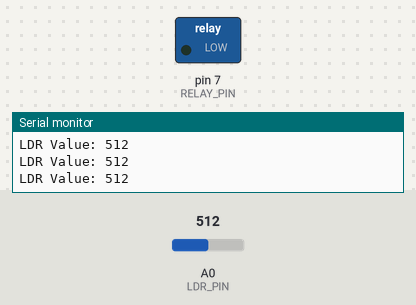
Bench run of a sketch on a simulated Arduino Uno, built with avr-gcc and run on an emulated ATmega328P. Shown: switched loads named in the sketch (green lamp = pin HIGH), the last lines printed to the serial monitor. Inputs (shaded band) come from the test bench; at power-on: A0 (LDR_PIN) = 512.

Above: at 1.3 s.
1.4 s: A0 (LDR_PIN) set to 485
At 1.8 s:
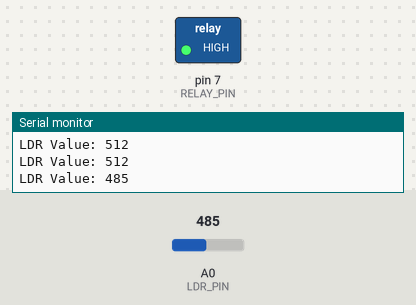
3.0 s: A0 (LDR_PIN) set to 510
At 4.1 s:
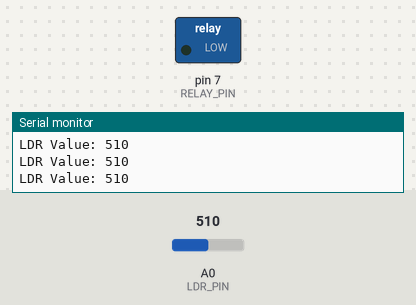
4.5 s: A0 (LDR_PIN) set to 490
At 5.3 s:
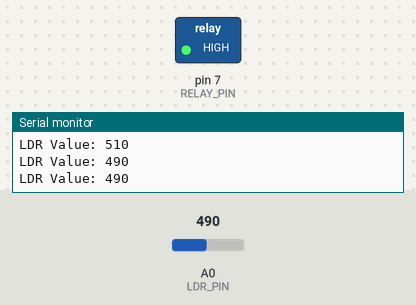
Timing chart, 0 to 7.5 s (numbered marks = the images above; inputs shaded):
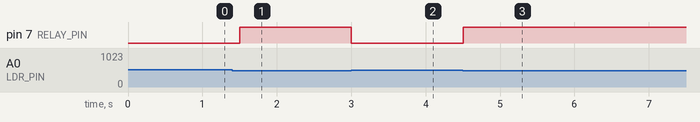

Measured:
- the behaviour switches between 500 and 499 on A0 (LDR_PIN) (found by bisection; images 0 and 1)
- after the input at 1.4 s, pin 7 (RELAY_PIN): LOW → HIGH after 0.10 s
- after the input at 3.0 s, pin 7 (RELAY_PIN): HIGH → LOW at once
- after the input at 4.5 s, pin 7 (RELAY_PIN): LOW → HIGH at once

The sketch:

LDR_and_Relay_integration.ino
```cpp
#define LDR_PIN A0    // LDR connected to Analog Pin A0
#define RELAY_PIN 7   // Relay connected to Digital Pin D7
#define THRESHOLD 500 // Adjust threshold based on light conditions

void setup() {
  pinMode(RELAY_PIN, OUTPUT);  // Set relay as output
  pinMode(LDR_PIN, INPUT);     // Set LDR as input
  Serial.begin(9600);          // Start serial communication
}

void loop() {
  int ldrValue = analogRead(LDR_PIN);  // Read LDR value
  Serial.print("LDR Value: ");
  Serial.println(ldrValue);  // Print LDR value to Serial Monitor

  if (ldrValue < THRESHOLD) {  // If it's dark
    digitalWrite(RELAY_PIN, HIGH);  // Turn ON Relay (Activate Load)
  } else {
    digitalWrite(RELAY_PIN, LOW);   // Turn OFF Relay
  }

  delay(500);  // Small delay for stability
}
```
